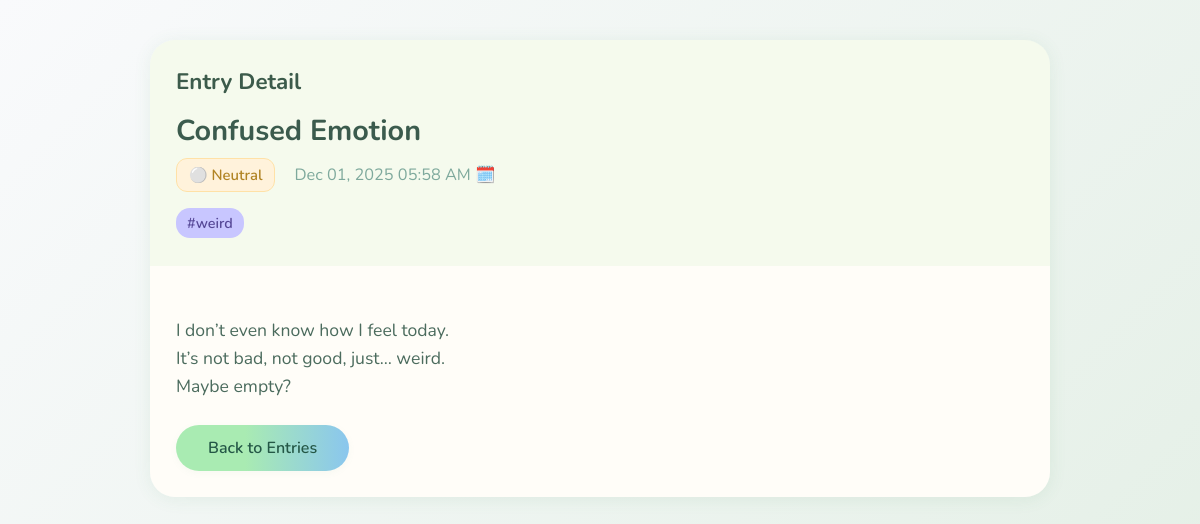
The page /entry/35 (signed in) on the database its author committed.
### app.py (models this page shows)
class Entry(db.Model):
    id = db.Column(db.Integer, primary_key=True)
    title = db.Column(db.String(150), nullable=False, default="")
    text = db.Column(db.Text, nullable=False)
    tags = db.Column(db.String(200), nullable=True)
    mood = db.Column(db.String(50), nullable=True)
    date_created = db.Column(db.DateTime, default=datetime.utcnow)
    user_id = db.Column(db.Integer, db.ForeignKey('user.id'), nullable=False)

### app.py (the view)
@app.route('/entry/<int:entry_id>')
def view_entry(entry_id):
    if 'user_id' not in session:
        return redirect(url_for('login'))
    entry = Entry.query.get_or_404(entry_id)
    if entry.user_id != session['user_id']:
        flash('Unauthorized access.', 'danger')
        return redirect(url_for('view_entries'))
    from_search = request.args.get('from_search') == '1'
    search_params = {
        'keyword':   request.args.get('keyword', ''),
        'tags':      request.args.get('tags', ''),
        'mood':      request.args.get('mood', 'all'),
        'date_from': request.args.get('date_from', ''),
        'date_to':   request.args.get('date_to', ''),
        'page':      request.args.get('page', 1),
    }
    return render_template(
        'single_entry.html',     # ⚠️ 保持文件名 single_entry.html
        entry=entry,
        from_search=from_search,
        search_params=search_params
    )

### templates/single_entry.html (shortened to what this page needs)
<!DOCTYPE html>
<html lang="en">
<head>
</head>
<body>
<div class="page-wrapper">
    <div class="entry-card">
        <div class="entry-top">
            <div class="page-title">Entry Detail</div>
            <div class="entry-title">{{ entry.title }}</div>
            <div class="meta-row">
                {% if entry.mood == 'joyful' %}
                    <span class="badge mood-badge">😀 Joyful</span>
                {% elif entry.mood == 'sad' %}
                    <span class="badge mood-badge">😢 Sad</span>
                {% elif entry.mood == 'angry' %}
                    <span class="badge mood-badge">😡 Angry</span>
                {% elif entry.mood == 'fearful' %}
                    <span class="badge mood-badge">😨 Fearful</span>
                {% elif entry.mood == 'excited' %}
                    <span class="badge mood-badge">🤩 Excited</span>
                {% elif entry.mood == 'calm' %}
                    <span class="badge mood-badge">😐 Calm</span>
                {% else %}
                    <span class="badge mood-badge">⚪ Neutral</span>
                {% endif %}
                <span class="date-text">
                    {{ entry.date_created.strftime('%b %d, %Y %I:%M %p') }} 🗓️
                </span>
            </div>
            {% if entry.tags %}
            <div class="tags-row">
                {% for tag in entry.tags.split(',') %}
                    {% set clean_tag = tag.strip().lstrip('#') %}
                    {% if clean_tag %}
                        <span class="badge tag-badge">#{{ clean_tag }}</span>
                    {% endif %}
                {% endfor %}
            </div>
            {% endif %}
        </div>
        <div class="entry-bottom">
            <div class="entry-text">
                {{ entry.text }}
            </div>
            <div class="actions">
                {% if from_search %}
    <a href="{{ url_for(
            'search_entries',
            keyword=search_params.keyword,
            tags=search_params.tags,
            mood=search_params.mood,
            date_from=search_params.date_from,
            date_to=search_params.date_to,
            page=search_params.page,
            from_search=1
        ) }}" class="btn back-btn">
        Back to Search
    </a>
{% else %}
    <a href="{{ url_for('view_entries') }}" class="btn back-btn">
        Back to Entries
    </a>
{% endif %}
            </div>
        </div>
    </div>
</div>
</body>
</html>

### templates/single_entry.html (style rules this page uses)
body { background: linear-gradient(135deg, #f9fafc 0%, #e5f0e7 100%); font-family: 'Nunito', 'Segoe UI', sans-serif; margin: 0; }
.page-wrapper { max-width: 900px; margin: 40px auto; padding: 0 18px 40px 18px; }
.entry-card { border-radius: 25px; box-shadow: 0 2px 18px 0 rgba(70,140,90,0.09); overflow: hidden; }
.entry-top { background: #f5faed; padding: 26px 26px 20px 26px; }
.page-title { font-weight: 700; font-size: 1.4rem; color: #3c5b4b; margin-bottom: 14px; }
.entry-title { font-size: 1.8rem; font-weight: 700; color: #3b5b4d; margin-bottom: 6px; }
.meta-row { display: flex; flex-wrap: wrap; gap: 14px; align-items: center; margin-bottom: 12px; }
.date-text { color: #7ea99c; font-size: 1.02rem; }
.badge { display: inline-block; padding: 6px 12px; border-radius: 11px; font-size: 0.93rem; margin: 2px 5px 2px 0; }
.badge.mood-badge { background: #fff2db; color: #b18424; border: 1.5px solid #ffe1a7; font-weight: 600; }
.badge.tag-badge { background: #c8c6ff; color: #564897; font-size: 0.9rem; font-weight: 600; border-radius: 14px; padding: 5px 11px; }
.tags-row { margin-bottom: 6px; }
.entry-bottom { background: #fffdf8; padding: 22px 26px 26px 26px; }
.entry-text { font-size: 1.1rem; color: #4b6b5d; white-space: pre-line; word-break: break-word; line-height: 1.6; }
.actions { margin-top: 24px; }
.btn { background: linear-gradient(90deg, #a9ebb2 40%, #8ac6ee 100%); border: none; color: #245746; font-weight: 600; font-size: 1rem; padding: 12px 32px; border-radius: 27px; text-decoration: none; display: inline-block; box-shadow: 0 2px 7px 0 rgba(120,170,130,0.06); cursor: pointer; transition: background 0.2s, color 0.2s; }

### rows shown on the page
Entry: title "Confused Emotion", date_created "Dec 01, 2025 05:58 AM", tags "weird", text "I don’t even know how I feel today. It’s not bad, not good, just… weird. Maybe empty?"
